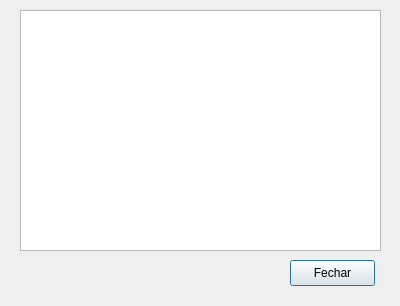
<?xml version="1.0" encoding="UTF-8"?>
<ui version="4.0">
 <class>Dialog</class>
 <widget class="QDialog" name="Dialog">
  <property name="geometry">
   <rect>
    <x>0</x>
    <y>0</y>
    <width>400</width>
    <height>306</height>
   </rect>
  </property>
  <property name="windowTitle">
   <string>Dialog</string>
  </property>
  <widget class="QPushButton" name="pushButton">
   <property name="geometry">
    <rect>
     <x>290</x>
     <y>260</y>
     <width>85</width>
     <height>26</height>
    </rect>
   </property>
   <property name="text">
    <string>Fechar</string>
   </property>
  </widget>
  <widget class="QTextBrowser" name="tbResultado">
   <property name="geometry">
    <rect>
     <x>20</x>
     <y>10</y>
     <width>361</width>
     <height>241</height>
    </rect>
   </property>
  </widget>
 </widget>
 <resources/>
 <connections/>
</ui>
